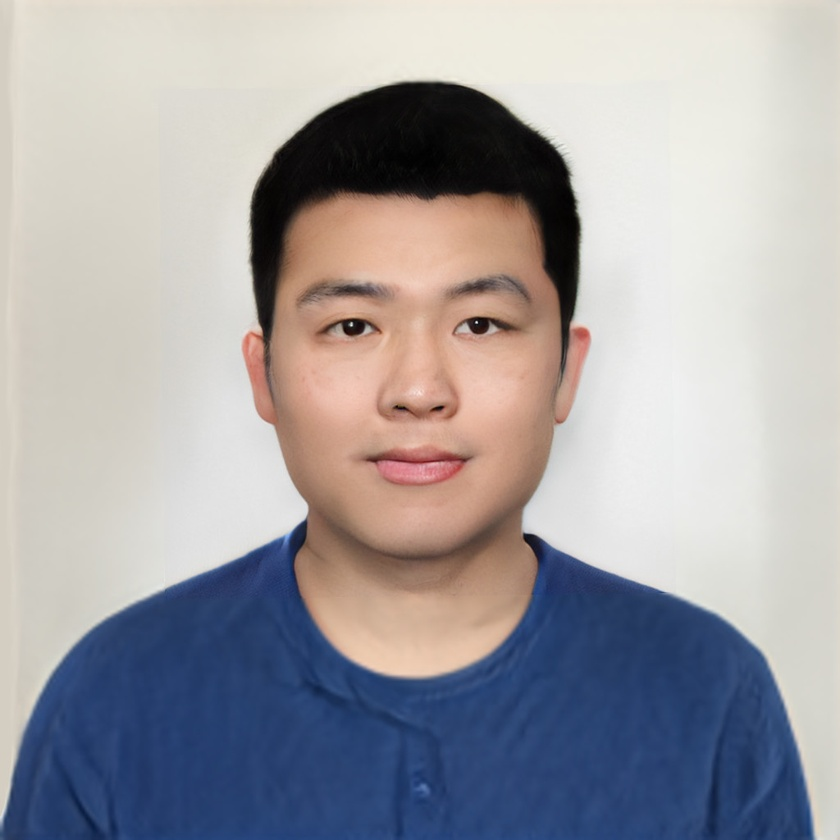
#> input picture assets/photo.jpg, 840 x 840 px, shrunk from 1024 x 1024 before the run, found by its file name
$ jupyter execute Sharpening.ipynb   (older library calls are emulated)
#> lines starting #> are read from the running program, lines starting #| are printed output that depends on the picture
[cell 1]
#Write programs to perform following sharpening operations on a grayscale image
import cv2
import numpy as np
import matplotlib.pyplot as plt

image = cv2.imread(r"D:\AP22110010458\digital-image-preprocessing\assets\photo.jpg", cv2.IMREAD_GRAYSCALE)
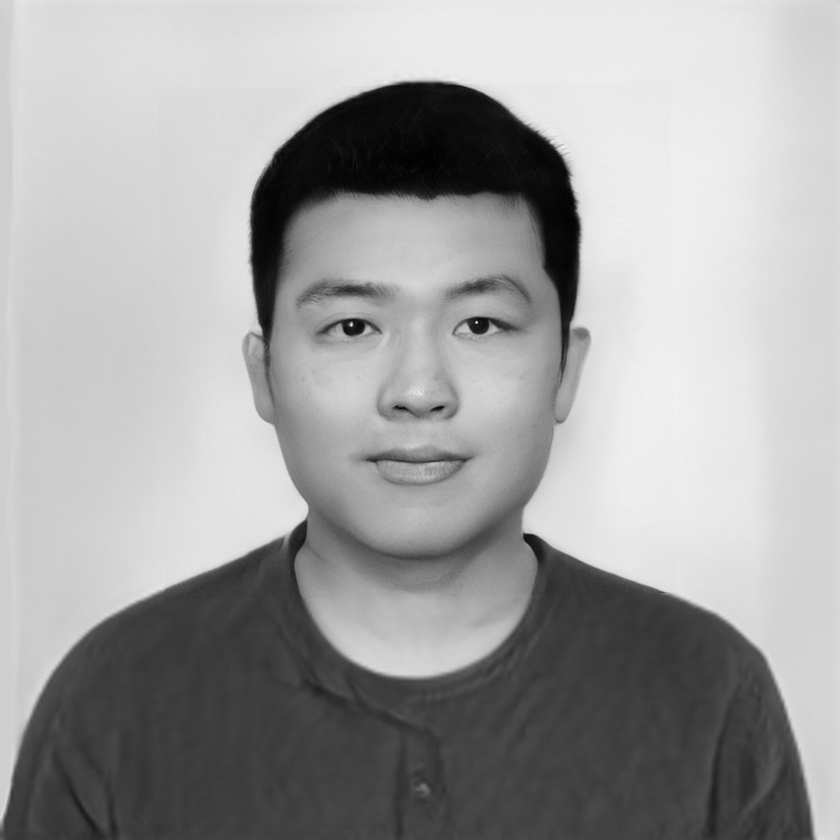
#> image: shape (840, 840); min 0, max 242, mean 160.7
#Laplacian filter
laplacian_filtered = cv2.Laplacian(image, cv2.CV_64F)
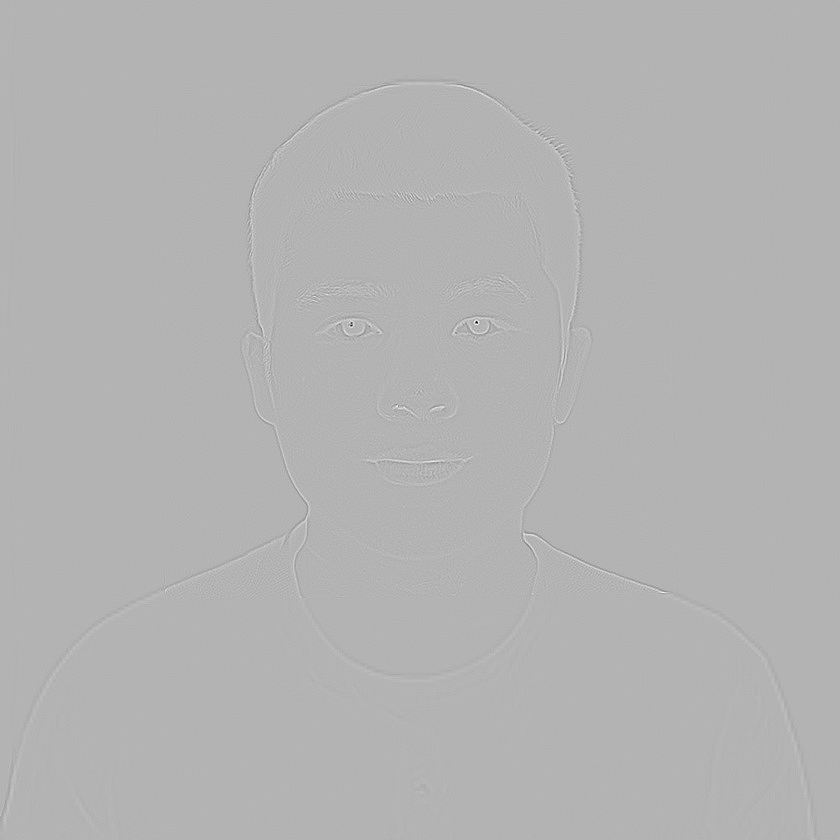
#> laplacian_filtered: shape (840, 840) float64; min -302, max 127, mean 0; drawn with min black and max white
sobel_x = cv2.Sobel(image, cv2.CV_64F, 1, 0, ksize=3)
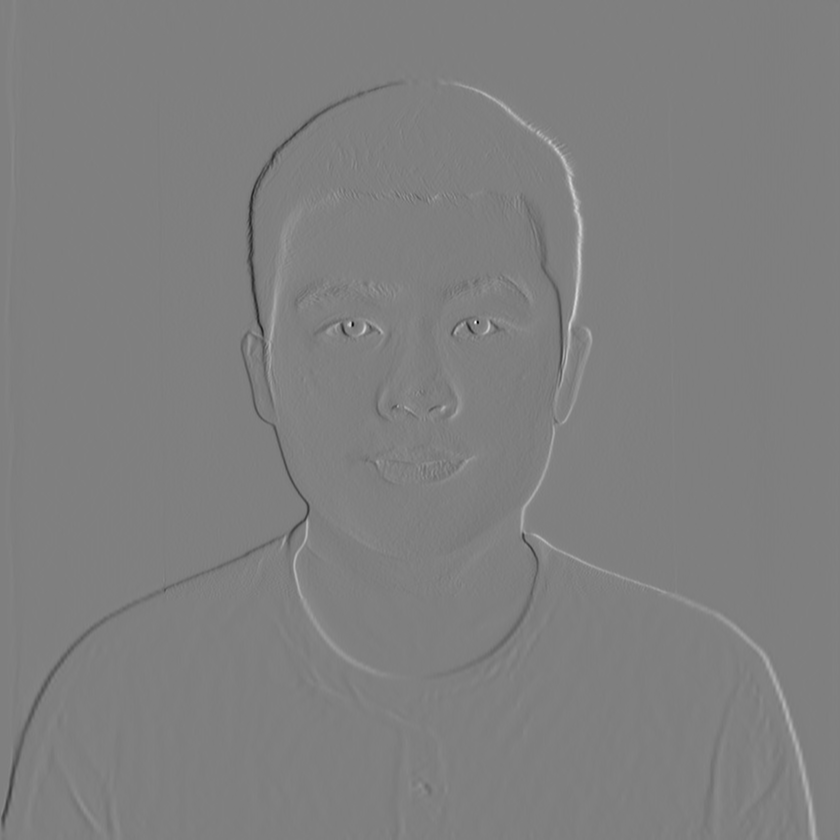
#> sobel_x: shape (840, 840) float64; min -685, max 683, mean 0.1; drawn with min black and max white
sobel_y = cv2.Sobel(image, cv2.CV_64F, 0, 1, ksize=3)
sobel_filtered = cv2.magnitude(sobel_x, sobel_y)
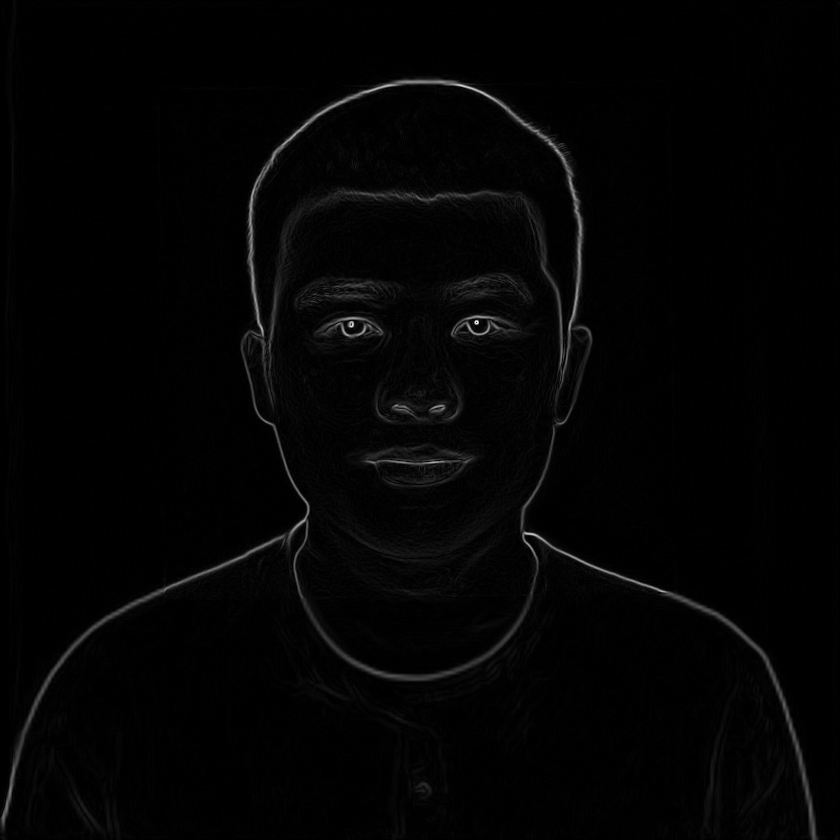
#> sobel_filtered: shape (840, 840) float64; min 0, max 769.1, mean 12.1; drawn with min black and max white
#Filtering using first order derivative operators such as sobel and prewitt mask.
prewitt_x = cv2.filter2D(image, -1, np.array([[-1, 0, 1], [-1, 0, 1], [-1, 0, 1]]))
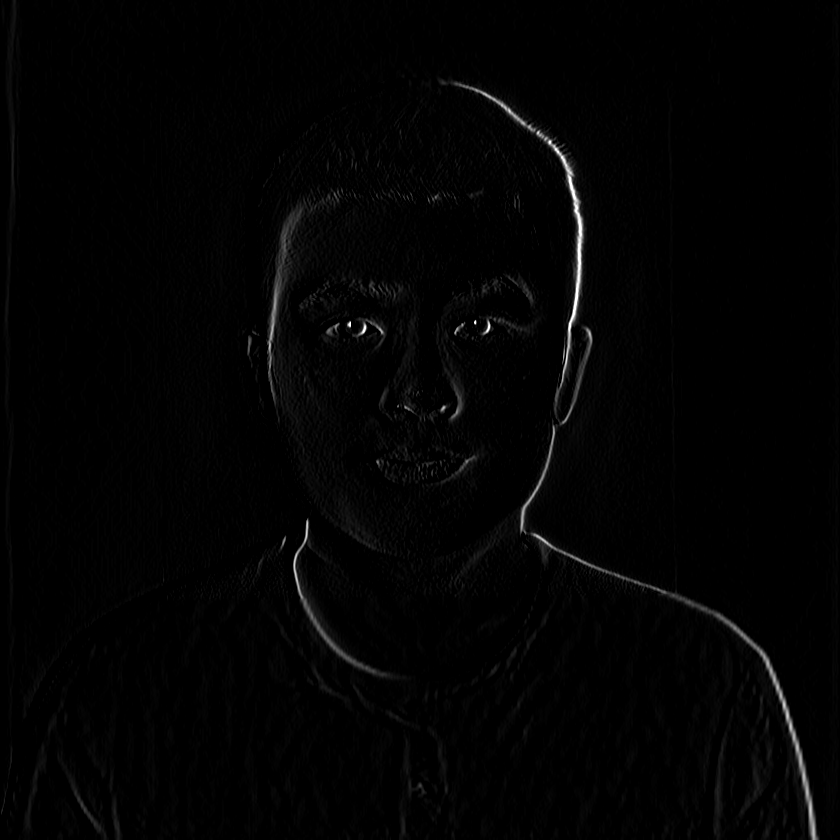
#> prewitt_x: shape (840, 840); min 0, max 255, mean 2.9
prewitt_y = cv2.filter2D(image, -1, np.array([[-1, -1, -1], [0, 0, 0], [1, 1, 1]]))
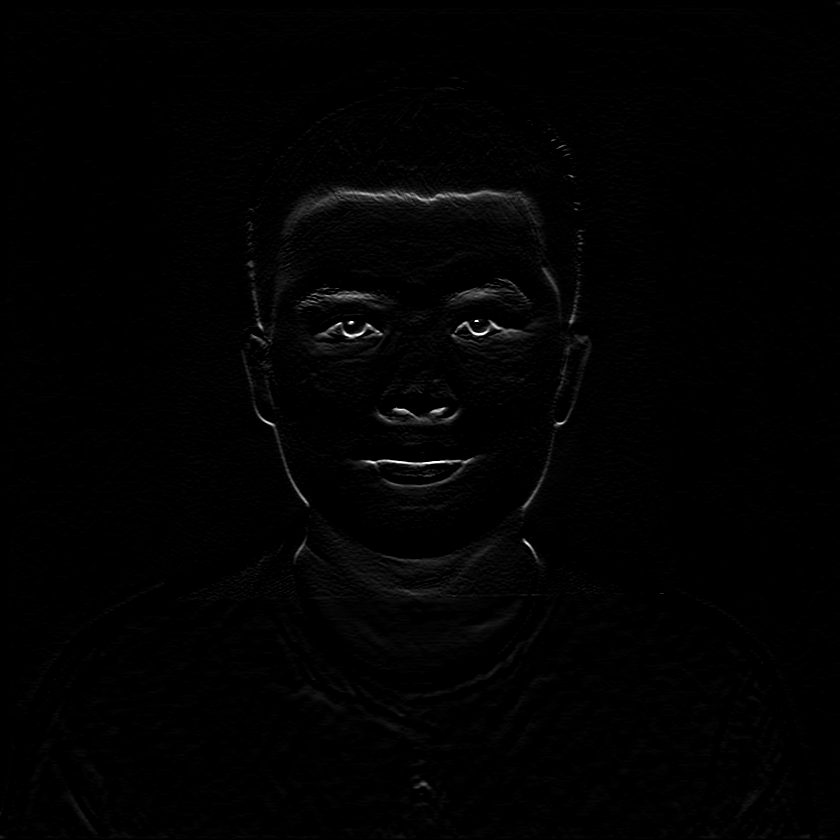
#> prewitt_y: shape (840, 840); min 0, max 255, mean 2.1
prewitt_filtered = cv2.magnitude(prewitt_x.astype(np.float64), prewitt_y.astype(np.float64))

plt.figure(figsize=(10, 7))
plt.subplot(2, 3, 1), plt.imshow(image, cmap='gray'), plt.title("Original Image")
plt.subplot(2, 3, 2), plt.imshow(laplacian_filtered, cmap='gray'), plt.title("Laplacian Filter")
plt.subplot(2, 3, 3), plt.imshow(sobel_filtered, cmap='gray'), plt.title("Sobel Filter")
plt.subplot(2, 3, 4), plt.imshow(prewitt_filtered, cmap='gray'), plt.title("Prewitt Filter")
plt.tight_layout()
plt.show()
